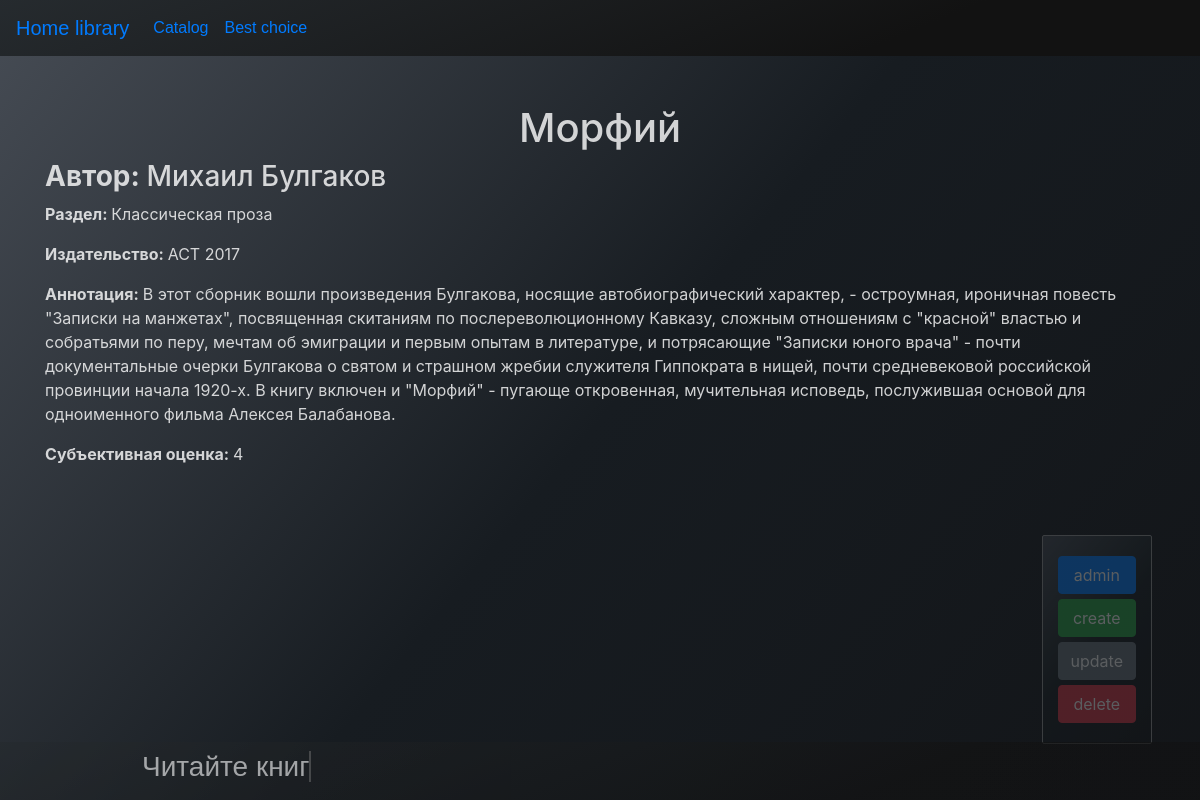
The app's page /Михаил Булгаков_Морфий/ with its own data.
### app/models.py (models this page shows, shortened)
class BookModel(models.Model):
    title = models.CharField(max_length=50, db_index=True,
                             verbose_name="Название книги")
    author = models.CharField(
        max_length=50, db_index=True, verbose_name="Автор")
    dateline = models.CharField(
        max_length=100, verbose_name="Издательство и год выпуска")
    genre = models.ManyToManyField(
        'Genre', related_name='book', verbose_name="Раздел")
    addition = models.TextField(max_length=1000, verbose_name="Описание")
    rating = models.ManyToManyField(
        'Rating', related_name='book', verbose_name="Рейтинг")
    slug = models.SlugField(max_length=50, blank=True, unique=True)
    time_added = models.DateTimeField(default=datetime.now)
    class Meta:
        verbose_name = 'Библиотека'
        verbose_name_plural = 'Библиотека'
        ordering = ['-time_added']

class Genre(models.Model):
    title = models.CharField(max_length=50, db_index=True,
                             verbose_name="Название жанра")
    def __str__(self):
        return self.title
    class Meta:
        verbose_name_plural = 'Жанр'

class Rating(models.Model):
    rating = models.CharField(
        max_length=15, db_index=True, verbose_name="Оценка")
    def __str__(self):
        return self.rating
    class Meta:
        verbose_name_plural = 'Рейтинг'

### app/views.py (the view)
# urls.py: path('<str:slug>/', views.BookDetails.as_view(),
class BookDetails(View):
    def get(self, request, slug):
        book = get_object_or_404(BookModel, slug__iexact=slug)
        return render(request, 'app/book_details.html',
                      context={'book': book, 'detail': True})

### app/templates/app/book_details.html (shortened to what this page needs)
{% extends 'app/book_template.html' %}
{% block content %}
    <div class="for_fonts">
        <h1 class="mt-5">
            <div style="text-align: center;">
                {{ book.title }}
            </div>
        </h1>
        <h3>
            <strong>
                Автор:
            </strong>
            {{ book.author }}
        </h3>
        <p>
            <strong>
                Раздел:
            </strong>
            {% for genre in book.genre.all %}
                {{ genre }}
            {% endfor %}
        </p>
        <p><strong>
            Издательство:
        </strong>
            {{ book.dateline }}
        </p>
        <p>
            <strong>
                Аннотация:
            </strong>
            {{ book.addition }}
        </p>
        <p>
            <strong>
                Субъективная оценка:
            </strong>
            {% for rating in book.rating.all %}
                {{ rating }}
            {% endfor %}
        </p>
    </div>
{% endblock %}

### static/css/styles.css (style rules this page uses)
.main { background: linear-gradient(129.56deg, #4D535C -7.06%, #171C21 50.9%, #121417 107.91%); min-height: 100vh; }
.for_fonts { opacity: 0.8; color: rgb(255, 255, 255); }

### records on screen
BookModel: title "Морфий", author "Михаил Булгаков", dateline "АСТ 2017", addition "В этот сборник вошли произведения Булгакова, носящие автобиографический характер, - остроумная, ироничная повесть \"Записки на манжетах\", посвященная скитаниям по послереволюционному Кавказу, сложным отношениям с \"красной\" властью и собратьями по перу, мечтам об эмиграции и первым опытам в литературе, и потрясающие \"Записки юного врача\" - почти документальные очерки Булгакова о святом и страшном жребии служителя Гиппократа в нищей, почти средневековой российской провинции начала 1920-х. В книгу включен и \"Морфий\" - пугающе откровенная, мучительная исповедь, послужившая основой для одноименного фильма Алексея Балабанова."
Genre: title "Классическая проза"
Rating: rating "4"
